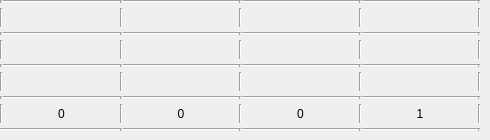
          <widget class="QWidget" name="tab_11">
           <attribute name="title">
            <string>T{TCP-Camera}</string>
           </attribute>
           <widget class="QWidget" name="gridLayoutWidget_5">
            <property name="geometry">
             <rect>
              <x>0</x>
              <y>0</y>
              <width>481</width>
              <height>131</height>
             </rect>
            </property>
            <layout class="QGridLayout" name="gridLayout_6">
             <property name="horizontalSpacing">
              <number>0</number>
             </property>
             <property name="verticalSpacing">
              <number>5</number>
             </property>
             <item row="1" column="1">
              <widget class="QLabel" name="T_tc_11">
               <property name="text">
                <string/>
               </property>
               <property name="alignment">
                <set>Qt::AlignCenter</set>
               </property>
              </widget>
             </item>
             <item row="5" column="0">
              <widget class="Line" name="line_124">
               <property name="orientation">
                <enum>Qt::Vertical</enum>
               </property>
              </widget>
             </item>
             <item row="3" column="1">
              <widget class="QLabel" name="T_tc_21">
               <property name="text">
                <string/>
               </property>
               <property name="alignment">
                <set>Qt::AlignCenter</set>
               </property>
              </widget>
             </item>
             <item row="5" column="5">
              <widget class="QLabel" name="T_tc_33">
               <property name="text">
                <string/>
               </property>
               <property name="alignment">
                <set>Qt::AlignCenter</set>
               </property>
              </widget>
             </item>
             <item row="8" column="1">
              <widget class="Line" name="line_125">
               <property name="orientation">
                <enum>Qt::Horizontal</enum>
               </property>
              </widget>
             </item>
             <item row="2" column="5">
              <widget class="Line" name="line_126">
               <property name="orientation">
                <enum>Qt::Horizontal</enum>
               </property>
              </widget>
             </item>
             <item row="0" column="8">
              <widget class="Line" name="line_127">
               <property name="orientation">
                <enum>Qt::Vertical</enum>
               </property>
              </widget>
             </item>
             <item row="4" column="2">
              <widget class="Line" name="line_128">
               <property name="orientation">
                <enum>Qt::Vertical</enum>
               </property>
              </widget>
             </item>
             <item row="2" column="4">
              <widget class="Line" name="line_129">
               <property name="orientation">
                <enum>Qt::Vertical</enum>
               </property>
              </widget>
             </item>
             <item row="1" column="4">
              <widget class="Line" name="line_130">
               <property name="orientation">
                <enum>Qt::Vertical</enum>
               </property>
              </widget>
             </item>
             <item row="6" column="7">
              <widget class="Line" name="line_131">
               <property name="orientation">
                <enum>Qt::Horizontal</enum>
               </property>
              </widget>
             </item>
             <item row="6" column="1">
              <widget class="Line" name="line_132">
               <property name="orientation">
                <enum>Qt::Horizontal</enum>
               </property>
              </widget>
             </item>
             <item row="6" column="0">
              <widget class="Line" name="line_133">
               <property name="orientation">
                <enum>Qt::Vertical</enum>
               </property>
              </widget>
             </item>
             <item row="7" column="3">
              <widget class="QLabel" name="T_tc_42">
               <property name="text">
                <string>0</string>
               </property>
               <property name="alignment">
                <set>Qt::AlignCenter</set>
               </property>
              </widget>
             </item>
             <item row="7" column="4">
              <widget class="Line" name="line_134">
               <property name="orientation">
                <enum>Qt::Vertical</enum>
               </property>
              </widget>
             </item>
             <item row="3" column="2">
              <widget class="Line" name="line_135">
               <property name="orientation">
                <enum>Qt::Vertical</enum>
               </property>
              </widget>
             </item>
             <item row="3" column="4">
              <widget class="Line" name="line_136">
               <property name="orientation">
                <enum>Qt::Vertical</enum>
               </property>
              </widget>
             </item>
             <item row="1" column="2">
              <widget class="Line" name="line_137">
               <property name="orientation">
                <enum>Qt::Vertical</enum>
               </property>
              </widget>
             </item>
             <item row="5" column="1">
              <widget class="QLabel" name="T_tc_31">
               <property name="text">
                <string/>
               </property>
               <property name="alignment">
                <set>Qt::AlignCenter</set>
               </property>
              </widget>
             </item>
             <item row="5" column="3">
              <widget class="QLabel" name="T_tc_32">
               <property name="text">
                <string/>
               </property>
               <property name="alignment">
                <set>Qt::AlignCenter</set>
               </property>
              </widget>
             </item>
             <item row="8" column="4">
              <widget class="Line" name="line_138">
               <property name="orientation">
                <enum>Qt::Vertical</enum>
               </property>
              </widget>
             </item>
             <item row="3" column="3">
              <widget class="QLabel" name="T_tc_22">
               <property name="text">
                <string/>
               </property>
               <property name="alignment">
                <set>Qt::AlignCenter</set>
               </property>
              </widget>
             </item>
             <item row="6" column="5">
              <widget class="Line" name="line_139">
               <property name="orientation">
                <enum>Qt::Horizontal</enum>
               </property>
              </widget>
             </item>
             <item row="0" column="7">
              <widget class="Line" name="line_140">
               <property name="orientation">
                <enum>Qt::Horizontal</enum>
               </property>
              </widget>
             </item>
             <item row="2" column="3">
              <widget class="Line" name="line_141">
               <property name="orientation">
                <enum>Qt::Horizontal</enum>
               </property>
              </widget>
             </item>
             <item row="1" column="0">
              <widget class="Line" name="line_142">
               <property name="orientation">
                <enum>Qt::Vertical</enum>
               </property>
              </widget>
             </item>
             <item row="8" column="3">
              <widget class="Line" name="line_143">
               <property name="orientation">
                <enum>Qt::Horizontal</enum>
               </property>
              </widget>
             </item>
             <item row="6" column="4">
              <widget class="Line" name="line_144">
               <property name="orientation">
                <enum>Qt::Vertical</enum>
               </property>
              </widget>
             </item>
             <item row="7" column="5">
              <widget class="QLabel" name="T_tc_43">
               <property name="text">
                <string>0</string>
               </property>
               <property name="alignment">
                <set>Qt::AlignCenter</set>
               </property>
              </widget>
             </item>
             <item row="4" column="4">
              <widget class="Line" name="line_145">
               <property name="orientation">
                <enum>Qt::Vertical</enum>
               </property>
              </widget>
             </item>
             <item row="5" column="7">
              <widget class="QLabel" name="T_tc_34">
               <property name="text">
                <string/>
               </property>
               <property name="alignment">
                <set>Qt::AlignCenter</set>
               </property>
              </widget>
             </item>
             <item row="3" column="0">
              <widget class="Line" name="line_146">
               <property name="orientation">
                <enum>Qt::Vertical</enum>
               </property>
              </widget>
             </item>
             <item row="1" column="3">
              <widget class="QLabel" name="T_tc_12">
               <property name="text">
                <string/>
               </property>
               <property name="alignment">
                <set>Qt::AlignCenter</set>
               </property>
              </widget>
             </item>
             <item row="4" column="7">
              <widget class="Line" name="line_147">
               <property name="orientation">
                <enum>Qt::Horizontal</enum>
               </property>
              </widget>
             </item>
             <item row="3" column="7">
              <widget class="QLabel" name="T_tc_24">
               <property name="text">
                <string/>
               </property>
               <property name="alignment">
                <set>Qt::AlignCenter</set>
               </property>
              </widget>
             </item>
             <item row="0" column="0">
              <widget class="Line" name="line_148">
               <property name="orientation">
                <enum>Qt::Vertical</enum>
               </property>
              </widget>
             </item>
             <item row="2" column="7">
              <widget class="Line" name="line_149">
               <property name="orientation">
                <enum>Qt::Horizontal</enum>
               </property>
              </widget>
             </item>
             <item row="6" column="3">
              <widget class="Line" name="line_150">
               <property name="orientation">
                <enum>Qt::Horizontal</enum>
               </property>
              </widget>
             </item>
             <item row="5" column="2">
              <widget class="Line" name="line_151">
               <property name="orientation">
                <enum>Qt::Vertical</enum>
               </property>
              </widget>
             </item>
             <item row="7" column="0">
              <widget class="Line" name="line_152">
               <property name="orientation">
                <enum>Qt::Vertical</enum>
               </property>
              </widget>
             </item>
             <item row="3" column="5">
              <widget class="QLabel" name="T_tc_23">
               <property name="text">
                <string/>
               </property>
               <property name="alignment">
                <set>Qt::AlignCenter</set>
               </property>
              </widget>
             </item>
             <item row="2" column="1">
              <widget class="Line" name="line_153">
               <property name="orientation">
                <enum>Qt::Horizontal</enum>
               </property>
              </widget>
             </item>
             <item row="2" column="2">
              <widget class="Line" name="line_154">
               <property name="orientation">
                <enum>Qt::Vertical</enum>
               </property>
              </widget>
             </item>
             <item row="4" column="5">
              <widget class="Line" name="line_155">
               <property name="orientation">
                <enum>Qt::Horizontal</enum>
               </property>
              </widget>
             </item>
             <item row="8" column="0">
              <widget class="Line" name="line_156">
               <property name="orientation">
                <enum>Qt::Horizontal</enum>
               </property>
              </widget>
             </item>
             <item row="8" column="7">
              <widget class="Line" name="line_157">
               <property name="orientation">
                <enum>Qt::Horizontal</enum>
               </property>
              </widget>
             </item>
             <item row="0" column="2">
              <widget class="Line" name="line_158">
               <property name="orientation">
                <enum>Qt::Vertical</enum>
               </property>
              </widget>
             </item>
             <item row="0" column="4">
              <widget class="Line" name="line_159">
               <property name="orientation">
                <enum>Qt::Vertical</enum>
               </property>
              </widget>
             </item>
             <item row="1" column="7">
              <widget class="QLabel" name="T_tc_14">
               <property name="text">
                <string/>
               </property>
               <property name="alignment">
                <set>Qt::AlignCenter</set>
               </property>
              </widget>
             </item>
             <item row="6" column="2">
              <widget class="Line" name="line_160">
               <property name="orientation">
                <enum>Qt::Vertical</enum>
               </property>
              </widget>
             </item>
             <item row="8" column="2">
              <widget class="Line" name="line_161">
               <property name="orientation">
                <enum>Qt::Vertical</enum>
               </property>
              </widget>
             </item>
             <item row="5" column="4">
              <widget class="Line" name="line_162">
               <property name="orientation">
                <enum>Qt::Vertical</enum>
               </property>
              </widget>
             </item>
             <item row="8" column="5">
              <widget class="Line" name="line_163">
               <property name="orientation">
                <enum>Qt::Horizontal</enum>
               </property>
              </widget>
             </item>
             <item row="7" column="7">
              <widget class="QLabel" name="T_tc_44">
               <property name="text">
                <string>1</string>
               </property>
               <property name="alignment">
                <set>Qt::AlignCenter</set>
               </property>
              </widget>
             </item>
             <item row="2" column="0">
              <widget class="Line" name="line_164">
               <property name="orientation">
                <enum>Qt::Vertical</enum>
               </property>
              </widget>
             </item>
             <item row="4" column="1">
              <widget class="Line" name="line_165">
               <property name="orientation">
                <enum>Qt::Horizontal</enum>
               </property>
              </widget>
             </item>
             <item row="1" column="5">
              <widget class="QLabel" name="T_tc_13">
               <property name="text">
                <string/>
               </property>
               <property name="alignment">
                <set>Qt::AlignCenter</set>
               </property>
              </widget>
             </item>
             <item row="4" column="0">
              <widget class="Line" name="line_166">
               <property name="orientation">
                <enum>Qt::Vertical</enum>
               </property>
              </widget>
             </item>
             <item row="0" column="1">
              <widget class="Line" name="line_167">
               <property name="orientation">
                <enum>Qt::Horizontal</enum>
               </property>
              </widget>
             </item>
             <item row="0" column="3">
              <widget class="Line" name="line_168">
               <property name="orientation">
                <enum>Qt::Horizontal</enum>
               </property>
              </widget>
             </item>
             <item row="1" column="8">
              <widget class="Line" name="line_169">
               <property name="orientation">
                <enum>Qt::Vertical</enum>
               </property>
              </widget>
             </item>
             <item row="7" column="2">
              <widget class="Line" name="line_170">
               <property name="orientation">
                <enum>Qt::Vertical</enum>
               </property>
              </widget>
             </item>
             <item row="7" column="1">
              <widget class="QLabel" name="T_tc_41">
               <property name="text">
                <string>0</string>
               </property>
               <property name="alignment">
                <set>Qt::AlignCenter</set>
               </property>
              </widget>
             </item>
             <item row="4" column="3">
              <widget class="Line" name="line_171">
               <property name="orientation">
                <enum>Qt::Horizontal</enum>
               </property>
              </widget>
             </item>
             <item row="0" column="5">
              <widget class="Line" name="line_172">
               <property name="orientation">
                <enum>Qt::Horizontal</enum>
               </property>
              </widget>
             </item>
             <item row="2" column="6">
              <widget class="Line" name="line_173">
               <property name="orientation">
                <enum>Qt::Vertical</enum>
               </property>
              </widget>
             </item>
             <item row="1" column="6">
              <widget class="Line" name="line_174">
               <property name="orientation">
                <enum>Qt::Vertical</enum>
               </property>
              </widget>
             </item>
             <item row="0" column="6">
              <widget class="Line" name="line_175">
               <property name="orientation">
                <enum>Qt::Vertical</enum>
               </property>
              </widget>
             </item>
             <item row="3" column="6">
              <widget class="Line" name="line_176">
               <property name="orientation">
                <enum>Qt::Vertical</enum>
               </property>
              </widget>
             </item>
             <item row="5" column="6">
              <widget class="Line" name="line_177">
               <property name="orientation">
                <enum>Qt::Vertical</enum>
               </property>
              </widget>
             </item>
             <item row="4" column="6">
              <widget class="Line" name="line_178">
               <property name="orientation">
                <enum>Qt::Vertical</enum>
               </property>
              </widget>
             </item>
             <item row="7" column="6">
              <widget class="Line" name="line_179">
               <property name="orientation">
                <enum>Qt::Vertical</enum>
               </property>
              </widget>
             </item>
             <item row="8" column="6">
              <widget class="Line" name="line_180">
               <property name="orientation">
                <enum>Qt::Vertical</enum>
               </property>
              </widget>
             </item>
             <item row="6" column="6">
              <widget class="Line" name="line_181">
               <property name="orientation">
                <enum>Qt::Vertical</enum>
               </property>
              </widget>
             </item>
             <item row="7" column="8">
              <widget class="Line" name="line_182">
               <property name="orientation">
                <enum>Qt::Vertical</enum>
               </property>
              </widget>
             </item>
             <item row="5" column="8">
              <widget class="Line" name="line_183">
               <property name="orientation">
                <enum>Qt::Vertical</enum>
               </property>
              </widget>
             </item>
             <item row="3" column="8">
              <widget class="Line" name="line_184">
               <property name="orientation">
                <enum>Qt::Vertical</enum>
               </property>
              </widget>
             </item>
             <item row="8" column="8">
              <widget class="Line" name="line_185">
               <property name="orientation">
                <enum>Qt::Vertical</enum>
               </property>
              </widget>
             </item>
             <item row="6" column="8">
              <widget class="Line" name="line_186">
               <property name="orientation">
                <enum>Qt::Vertical</enum>
               </property>
              </widget>
             </item>
             <item row="4" column="8">
              <widget class="Line" name="line_187">
               <property name="orientation">
                <enum>Qt::Vertical</enum>
               </property>
              </widget>
             </item>
             <item row="2" column="8">
              <widget class="Line" name="line_188">
               <property name="orientation">
                <enum>Qt::Vertical</enum>
               </property>
              </widget>
             </item>
            </layout>
           </widget>
          </widget>
